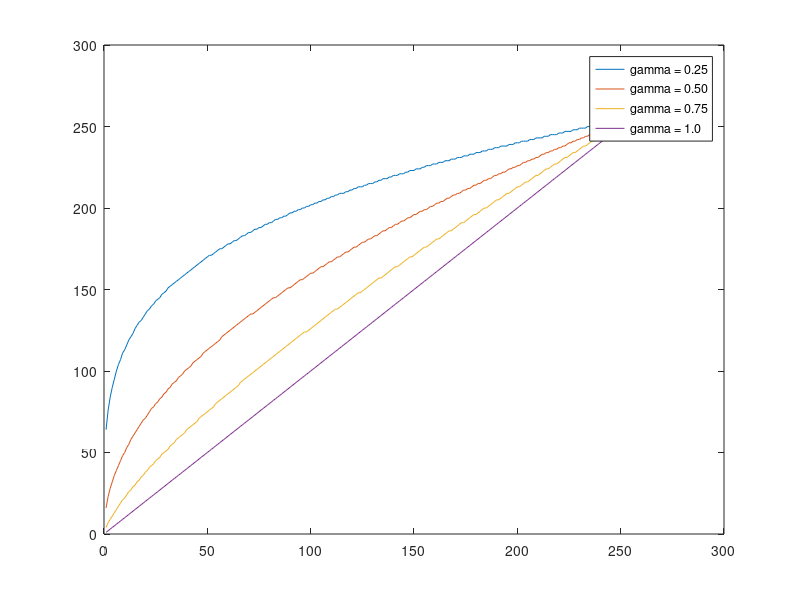

MATLAB code for this plot: (Note: this script raises an error after producing the figure.)
% example 1
x = uint8(1:255);
r1 = imadjust(x, [0 1], [0 1], 0.25);
r2 = imadjust(x, [0 1], [0 1], 0.50);
r3 = imadjust(x, [0 1], [0 1], 0.75);
r4 = imadjust(x, [0 1], [0 1], 1.00);

plot(x, r1, x, r2, x, r3, x, r4);
legend('gamma = 0.25', 'gamma = 0.50', 'gamma = 0.75', 'gamma = 1.0')

x = imread('breast.tif');
r1 = imadjust(x, [0 1], [0 1], 0.25);
r2 = imadjust(x, [0 1], [0 1], 0.50);
r3 = imadjust(x, [0 1], [0 1], 0.75);
r4 = imadjust(x, [0 1], [0 1], 1.00);

figure();
subplot(2,2,1), imshow(r1);
subplot(2,2,2), imshow(r2);
subplot(2,2,3), imshow(r3);
subplot(2,2,4), imshow(r4);

figure(), imshow(x);